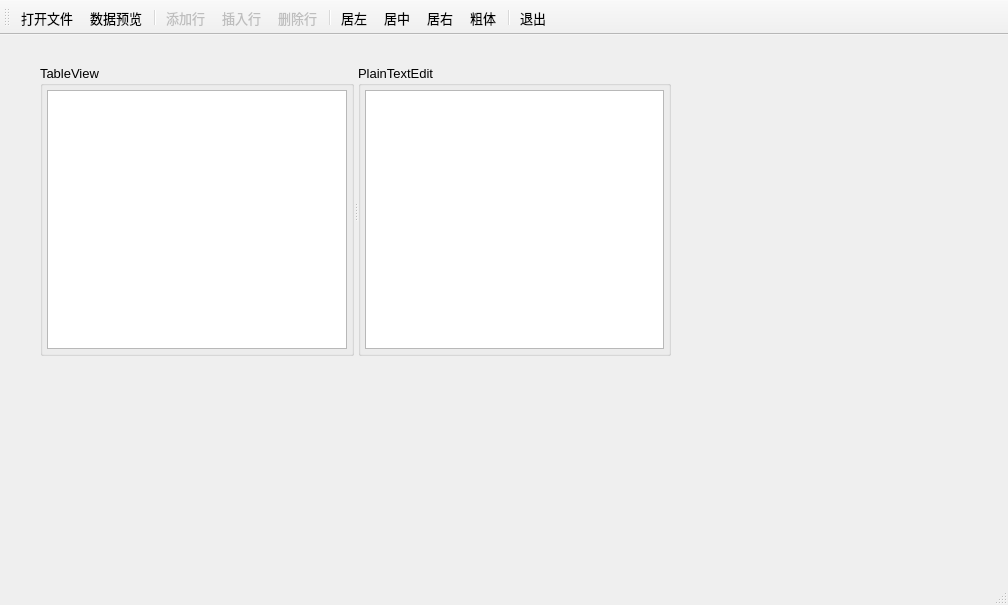
<?xml version="1.0" encoding="UTF-8"?>
<ui version="4.0">
 <class>MainWindow</class>
 <widget class="QMainWindow" name="MainWindow">
  <property name="geometry">
   <rect>
    <x>0</x>
    <y>0</y>
    <width>1008</width>
    <height>605</height>
   </rect>
  </property>
  <property name="font">
   <font>
    <pointsize>10</pointsize>
   </font>
  </property>
  <property name="windowTitle">
   <string>使用自定义代理</string>
  </property>
  <widget class="QWidget" name="centralWidget">
   <widget class="QSplitter" name="splitter">
    <property name="geometry">
     <rect>
      <x>40</x>
      <y>30</y>
      <width>631</width>
      <height>291</height>
     </rect>
    </property>
    <property name="orientation">
     <enum>Qt::Horizontal</enum>
    </property>
    <widget class="QGroupBox" name="groupBox">
     <property name="title">
      <string>TableView</string>
     </property>
     <layout class="QVBoxLayout" name="verticalLayout">
      <property name="leftMargin">
       <number>4</number>
      </property>
      <property name="topMargin">
       <number>4</number>
      </property>
      <property name="rightMargin">
       <number>4</number>
      </property>
      <property name="bottomMargin">
       <number>4</number>
      </property>
      <item>
       <widget class="QTableView" name="tableView">
        <property name="editTriggers">
         <set>QAbstractItemView::AnyKeyPressed|QAbstractItemView::DoubleClicked|QAbstractItemView::EditKeyPressed|QAbstractItemView::SelectedClicked</set>
        </property>
        <property name="alternatingRowColors">
         <bool>true</bool>
        </property>
        <property name="sortingEnabled">
         <bool>true</bool>
        </property>
        <attribute name="verticalHeaderDefaultSectionSize">
         <number>26</number>
        </attribute>
       </widget>
      </item>
     </layout>
    </widget>
    <widget class="QGroupBox" name="groupBox_2">
     <property name="title">
      <string>PlainTextEdit</string>
     </property>
     <layout class="QVBoxLayout" name="verticalLayout_2">
      <property name="leftMargin">
       <number>4</number>
      </property>
      <property name="topMargin">
       <number>4</number>
      </property>
      <property name="rightMargin">
       <number>4</number>
      </property>
      <property name="bottomMargin">
       <number>4</number>
      </property>
      <item>
       <widget class="QPlainTextEdit" name="plainTextEdit">
        <property name="lineWrapMode">
         <enum>QPlainTextEdit::NoWrap</enum>
        </property>
       </widget>
      </item>
     </layout>
    </widget>
   </widget>
  </widget>
  <widget class="QToolBar" name="mainToolBar">
   <property name="toolButtonStyle">
    <enum>Qt::ToolButtonTextUnderIcon</enum>
   </property>
   <attribute name="toolBarArea">
    <enum>TopToolBarArea</enum>
   </attribute>
   <attribute name="toolBarBreak">
    <bool>false</bool>
   </attribute>
   <addaction name="actOpen"/>
   <addaction name="actModelData"/>
   <addaction name="separator"/>
   <addaction name="actAppend"/>
   <addaction name="actInsert"/>
   <addaction name="actDelete"/>
   <addaction name="separator"/>
   <addaction name="actAlignLeft"/>
   <addaction name="actAlignCenter"/>
   <addaction name="actAlignRight"/>
   <addaction name="actFontBold"/>
   <addaction name="separator"/>
   <addaction name="actExit"/>
  </widget>
  <widget class="QStatusBar" name="statusBar"/>
  <action name="actOpen">
   <property name="icon">
    <iconset resource="res.qrc">
     <normaloff>:/images/icons/open.bmp</normaloff>:/images/icons/open.bmp</iconset>
   </property>
   <property name="text">
    <string>打开文件</string>
   </property>
   <property name="toolTip">
    <string>打开文件</string>
   </property>
  </action>
  <action name="actSave">
   <property name="enabled">
    <bool>false</bool>
   </property>
   <property name="icon">
    <iconset resource="res.qrc">
     <normaloff>:/images/icons/save.bmp</normaloff>:/images/icons/save.bmp</iconset>
   </property>
   <property name="text">
    <string>另存文件</string>
   </property>
   <property name="toolTip">
    <string>表格内容另存为文件</string>
   </property>
  </action>
  <action name="actAppend">
   <property name="enabled">
    <bool>false</bool>
   </property>
   <property name="icon">
    <iconset resource="res.qrc">
     <normaloff>:/images/icons/append.bmp</normaloff>:/images/icons/append.bmp</iconset>
   </property>
   <property name="text">
    <string>添加行</string>
   </property>
   <property name="toolTip">
    <string>添加一行</string>
   </property>
  </action>
  <action name="actInsert">
   <property name="enabled">
    <bool>false</bool>
   </property>
   <property name="icon">
    <iconset resource="res.qrc">
     <normaloff>:/images/icons/306.bmp</normaloff>:/images/icons/306.bmp</iconset>
   </property>
   <property name="text">
    <string>插入行</string>
   </property>
   <property name="toolTip">
    <string>插入一行</string>
   </property>
  </action>
  <action name="actDelete">
   <property name="enabled">
    <bool>false</bool>
   </property>
   <property name="icon">
    <iconset resource="res.qrc">
     <normaloff>:/images/icons/delete.bmp</normaloff>:/images/icons/delete.bmp</iconset>
   </property>
   <property name="text">
    <string>删除行</string>
   </property>
   <property name="toolTip">
    <string>删除当前行</string>
   </property>
  </action>
  <action name="actExit">
   <property name="icon">
    <iconset resource="res.qrc">
     <normaloff>:/images/icons/exit.bmp</normaloff>:/images/icons/exit.bmp</iconset>
   </property>
   <property name="text">
    <string>退出</string>
   </property>
   <property name="toolTip">
    <string>退出</string>
   </property>
  </action>
  <action name="actModelData">
   <property name="icon">
    <iconset resource="res.qrc">
     <normaloff>:/images/icons/export1.bmp</normaloff>:/images/icons/export1.bmp</iconset>
   </property>
   <property name="text">
    <string>数据预览</string>
   </property>
   <property name="toolTip">
    <string>模型数据显示到文本框里</string>
   </property>
  </action>
  <action name="actAlignLeft">
   <property name="icon">
    <iconset resource="res.qrc">
     <normaloff>:/images/icons/508.bmp</normaloff>:/images/icons/508.bmp</iconset>
   </property>
   <property name="text">
    <string>居左</string>
   </property>
   <property name="toolTip">
    <string>文字左对齐</string>
   </property>
  </action>
  <action name="actAlignCenter">
   <property name="icon">
    <iconset resource="res.qrc">
     <normaloff>:/images/icons/510.bmp</normaloff>:/images/icons/510.bmp</iconset>
   </property>
   <property name="text">
    <string>居中</string>
   </property>
   <property name="toolTip">
    <string>文字居中</string>
   </property>
  </action>
  <action name="actAlignRight">
   <property name="icon">
    <iconset resource="res.qrc">
     <normaloff>:/images/icons/512.bmp</normaloff>:/images/icons/512.bmp</iconset>
   </property>
   <property name="text">
    <string>居右</string>
   </property>
   <property name="toolTip">
    <string>文字右对齐</string>
   </property>
  </action>
  <action name="actFontBold">
   <property name="checkable">
    <bool>true</bool>
   </property>
   <property name="icon">
    <iconset resource="res.qrc">
     <normaloff>:/images/icons/500.bmp</normaloff>:/images/icons/500.bmp</iconset>
   </property>
   <property name="text">
    <string>粗体</string>
   </property>
   <property name="toolTip">
    <string>粗体字体</string>
   </property>
  </action>
 </widget>
 <layoutdefault spacing="6" margin="11"/>
 <resources>
  <include location="res.qrc"/>
 </resources>
 <connections>
  <connection>
   <sender>actExit</sender>
   <signal>triggered()</signal>
   <receiver>MainWindow</receiver>
   <slot>close()</slot>
   <hints>
    <hint type="sourcelabel">
     <x>-1</x>
     <y>-1</y>
    </hint>
    <hint type="destinationlabel">
     <x>433</x>
     <y>266</y>
    </hint>
   </hints>
  </connection>
 </connections>
</ui>
